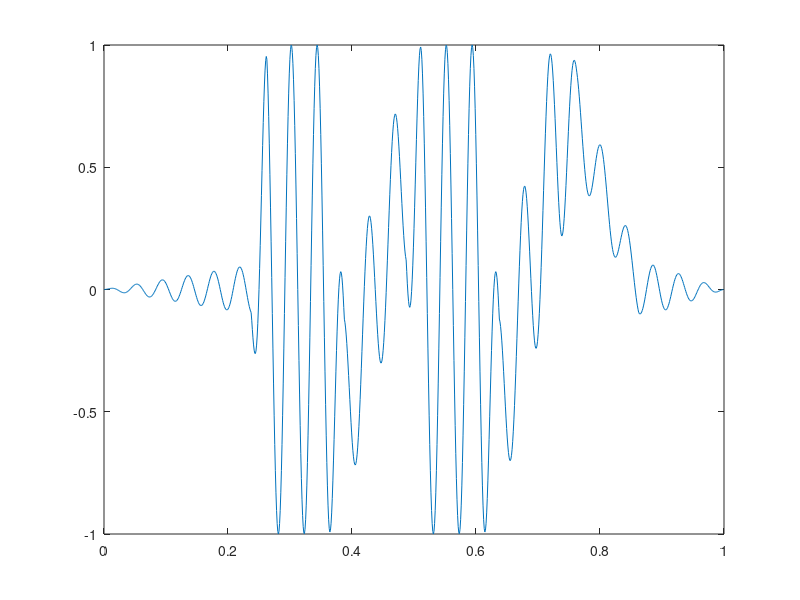

Write MATLAB code to recreate this figure.
N=1024

x=(0:N-1)/N;
nper=24;

y0=sin(x*2*pi*nper);
s=0.1
ox=[0.0 0.3-s 0.3+s 0.5-s 0.5+s 0.7 1];
oy=[0.0 0.0  -1   0    -1   0   0];
ox=[0 3-s 3+s 4-s 4+s 5-s 5+s 6-s 6+s 7-s 7+s 8]/8;
oy=[0 0   -.5 .5  0   0   -.5 .7  .7  0   0   0];
o=interp1(ox,oy,x,'linear');
ax=[0 2-s 2+s 3-s 3+s 4-s 4+s 5-s 5+s 6-s 6+s 7-s 7+s 8]/8;
ay=[0 .1   1   1   .4  .4  1   1   .4  .5  .2 .1   .1  0];
a=interp1(ax,ay,x,'linear');


y=1*a.*y0+o;


plot(x,y);

